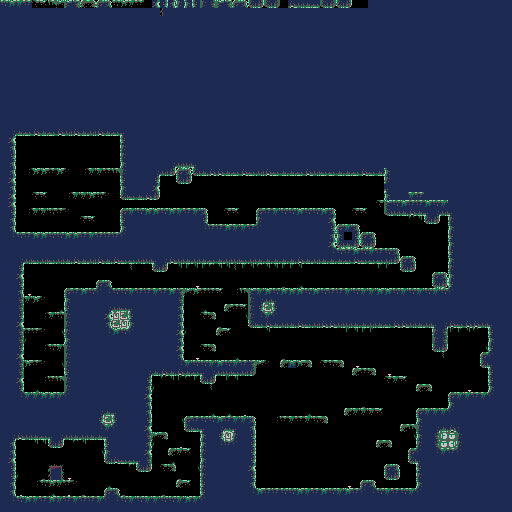

This game map was drawn from its Tiled (.tmx) file and the tilesets committed beside it. A one-line description and the trimmed map source follow:
An orthogonal 64x64 tile map with 8x8 px tiles, 1 tile layer (Tile Layer 1), 2 tilesets.

<map version="1.2" tiledversion="1.3.5" orientation="orthogonal" renderorder="right-down" width="64" height="64" tilewidth="8" tileheight="8" infinite="0" backgroundcolor="#000000" nextlayerid="2" nextobjectid="1">
 <tileset firstgid="1" name="tilemap_dungeon" tilewidth="8" tileheight="8" tilecount="64" columns="8">
  <image source="tilemap_dungeon.bmp" width="64" height="64" />
 </tileset>
 <tileset firstgid="65" name="tilemap" tilewidth="8" tileheight="8" tilecount="64" columns="8">
  <image source="tilemap_sky.bmp" width="64" height="64" />
 </tileset>
 <layer id="1" name="Tile Layer 1" width="64" height="64">
  <data>[4096 cells, 2990 non-empty, 57 distinct tile ids]</data>
 </layer>
</map>
